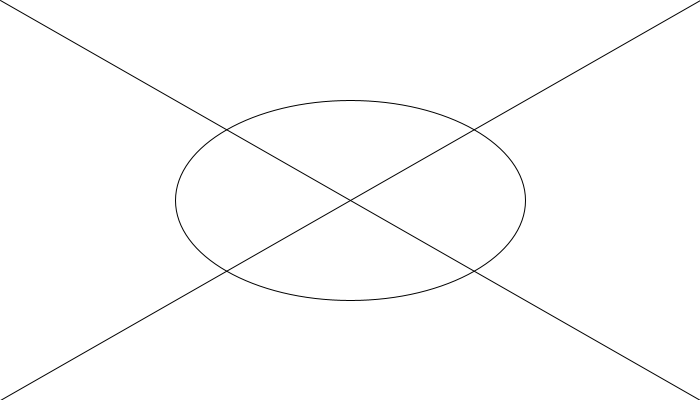
Frame 1 (no input)
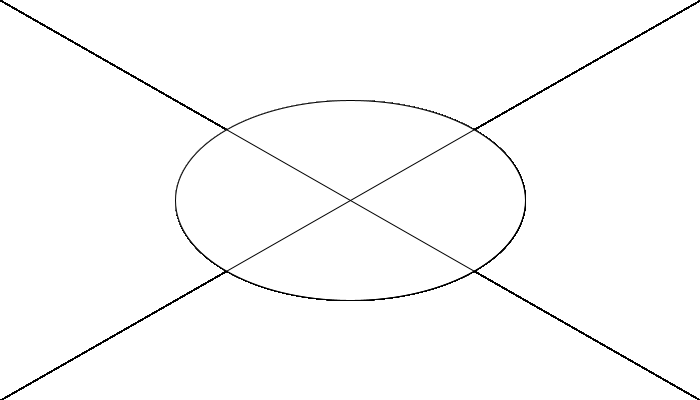
Frame 60 (the mouse pressed at the canvas centre just before this capture)
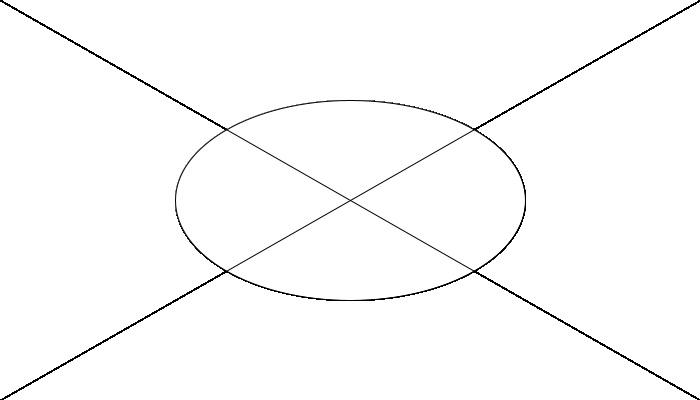
Frame 120 (the mouse held since frame 60 and released just before this capture)

The Processing sketch that drew these frames (run headless with seeded random() and noise(); from frame 60 on, the mouse is pressed at the canvas centre):

// Processing sketch: sketch_240902a
// ── sketch_240902a.pde
void setup(){
  size(700,400);
  background(255);
}

void draw(){
  ellipse(width/2,height/2,width/2,height/2);
  line(0,0,width,height);
  line(width,0,0,height);
}
